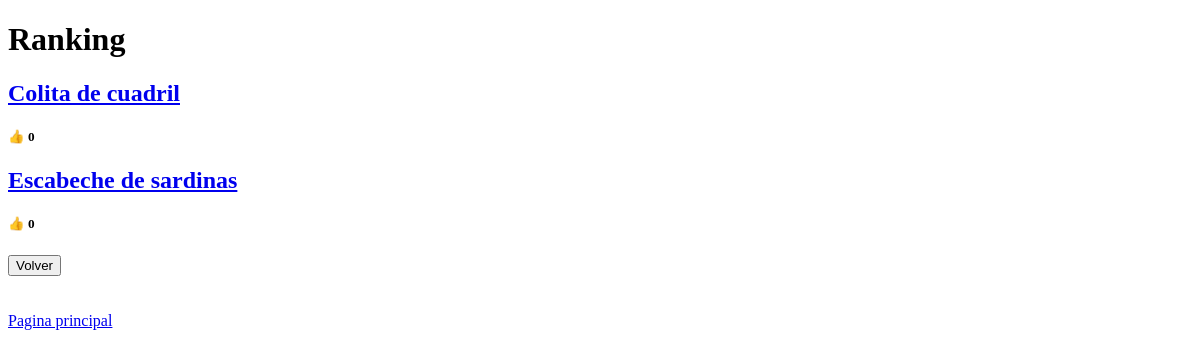
Before: /ranking (signed in) with the older database file.
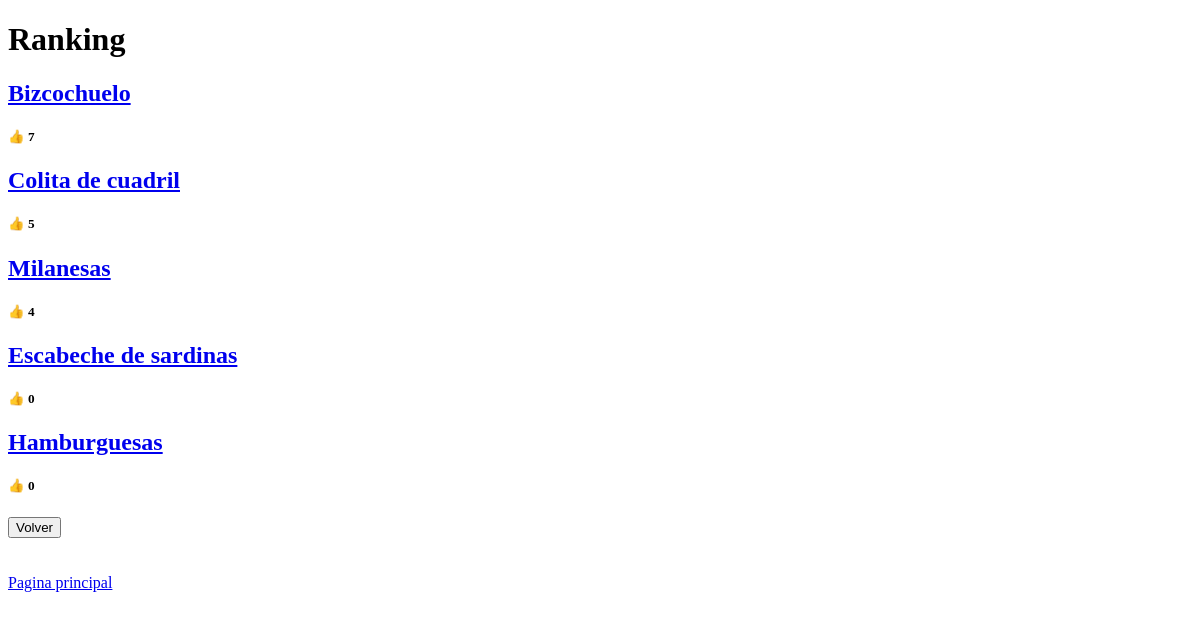
After: the same page with the newer database file.
### models.py (models this page shows)
class Receta(db.Model):
    __tablename__ = "receta"
    id = db.Column(db.Integer, primary_key = True)
    nombre = db.Column(db.String(80), nullable=False)
    tiempo = db.Column(db.Integer, nullable=False)
    fecha = db.Column(db.DateTime, nullable=False)
    elaboracion = db.Column(db.Text, nullable=False)
    cantidadMeGusta = db.Column(db.Integer, nullable=False)
    usuarioid = db.Column(db.Integer, db.ForeignKey("usuario.id"))
    ingredientes = db.relationship("Ingrediente", backref="receta")

### app.py (the view)
@app.route("/ranking")
def consultarRanking():
    if usuario_actual is not None:
        lista = Receta.query.all()
        recetas = []
        i = 0
        while i < 5 and i < len(lista):
            unaReceta = None
            indice = 0
            for j in range(len(lista)):
                aux:Receta = lista[j]
                if aux!=None and (unaReceta == None or unaReceta.cantidadMeGusta < aux.cantidadMeGusta):
                    unaReceta = aux
                    indice = j
            recetas.append(unaReceta)
            lista[indice] = None
            i += 1
        return render_template("consultar_recetas.html", titulo="Ranking",recetas=recetas)
    else:
        return redirect(url_for("iniciarSesion"))

### templates/consultar_recetas.html (shortened to what this page needs)
{% extends "base_template.html" %}
{% block content %}
    <h1>{{ titulo }}</h1>
    {% for una_receta in recetas %}
        <a href="{{ url_for('mostrarReceta', id_receta=una_receta.id) }}"><h2>{{ una_receta.nombre }}</h2></a>
        <h5>👍 {{ una_receta.cantidadMeGusta }}</h5>
    {% endfor %}
    <button type="button" onclick="history.go(-1)">Volver</button>
{% endblock %}

Changed rows visible on the page:
added Receta: nombre "Bizcochuelo", cantidadMeGusta "7"
changed Receta "Colita de cuadril": cantidadMeGusta "0" → "5"
added Receta: nombre "Milanesas", cantidadMeGusta "4"
added Receta: nombre "Hamburguesas", cantidadMeGusta "0"
